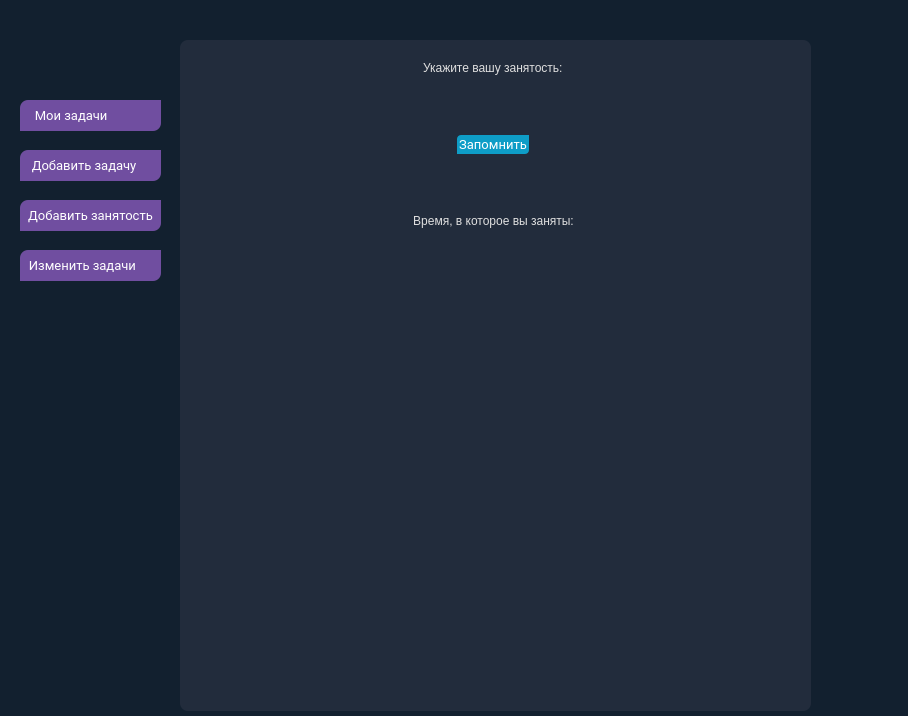
<?xml version="1.0" encoding="UTF-8"?>
<ui version="4.0">
 <class>keknaizer</class>
 <widget class="QWidget" name="keknaizer">
  <property name="geometry">
   <rect>
    <x>0</x>
    <y>0</y>
    <width>908</width>
    <height>716</height>
   </rect>
  </property>
  <property name="windowTitle">
   <string>keknaizer</string>
  </property>
  <property name="styleSheet">
   <string notr="true">QWidget#keknaizer {
background-color:#12202f;
}</string>
  </property>
  <widget class="QStackedWidget" name="stackedWidget">
   <property name="geometry">
    <rect>
     <x>180</x>
     <y>40</y>
     <width>631</width>
     <height>671</height>
    </rect>
   </property>
   <property name="styleSheet">
    <string notr="true">QStackedWidget {
background-color:#222c3c;
border-radius:8px;
}</string>
   </property>
   <property name="currentIndex">
    <number>2</number>
   </property>
   <widget class="QWidget" name="page">
    <widget class="QLabel" name="label_12">
     <property name="geometry">
      <rect>
       <x>180</x>
       <y>400</y>
       <width>149</width>
       <height>17</height>
      </rect>
     </property>
     <property name="sizePolicy">
      <sizepolicy hsizetype="Fixed" vsizetype="Preferred">
       <horstretch>0</horstretch>
       <verstretch>0</verstretch>
      </sizepolicy>
     </property>
     <property name="minimumSize">
      <size>
       <width>70</width>
       <height>0</height>
      </size>
     </property>
     <property name="styleSheet">
      <string notr="true">QLabel {
color: #dfdfdf;
font: 14px &quot;Trebuchet MS&quot;, &quot;Lucida Sans&quot;;
}</string>
     </property>
     <property name="text">
      <string>Ничего не делать</string>
     </property>
    </widget>
    <widget class="QPushButton" name="pushButton_6">
     <property name="geometry">
      <rect>
       <x>410</x>
       <y>360</y>
       <width>151</width>
       <height>31</height>
      </rect>
     </property>
     <property name="styleSheet">
      <string notr="true">QPushButton#pushButton_6{
   padding: 1px 2px; 
    font: normal 13px;
    border: none;
    color: #fff; 
    background-color: #0e9dc7;
    transition:border .25s linear, color .25s linear,background-color .25s linear;
    text-align: center;
    border-bottom-right-radius:4px;
    border-top-left-radius:4px;
    font-family: Roboto,Helvetica Neue Light,Helvetica Neue,Helvetica,Arial,sans-serif;
    }
     
QPushButton#pushButton_6:hover {
    color: #fff; 
    background-color: rgb(15, 179, 227);
    }</string>
     </property>
     <property name="text">
      <string>Добавить новую задачу</string>
     </property>
    </widget>
    <widget class="QProgressBar" name="progressBar">
     <property name="geometry">
      <rect>
       <x>30</x>
       <y>450</y>
       <width>491</width>
       <height>41</height>
      </rect>
     </property>
     <property name="value">
      <number>24</number>
     </property>
    </widget>
    <widget class="QLabel" name="label_11">
     <property name="geometry">
      <rect>
       <x>200</x>
       <y>20</y>
       <width>149</width>
       <height>17</height>
      </rect>
     </property>
     <property name="sizePolicy">
      <sizepolicy hsizetype="Fixed" vsizetype="Preferred">
       <horstretch>0</horstretch>
       <verstretch>0</verstretch>
      </sizepolicy>
     </property>
     <property name="minimumSize">
      <size>
       <width>70</width>
       <height>0</height>
      </size>
     </property>
     <property name="styleSheet">
      <string notr="true">QLabel {
color: #dfdfdf;
font: 16px &quot;Trebuchet MS&quot;, &quot;Lucida Sans&quot;;
}</string>
     </property>
     <property name="text">
      <string>Мои    задачи</string>
     </property>
    </widget>
    <widget class="QCalendarWidget" name="calendarWidget_2">
     <property name="geometry">
      <rect>
       <x>290</x>
       <y>50</y>
       <width>331</width>
       <height>271</height>
      </rect>
     </property>
     <property name="toolTip">
      <string>&lt;html&gt;&lt;head/&gt;&lt;body&gt;&lt;p&gt;&lt;br/&gt;&lt;/p&gt;&lt;/body&gt;&lt;/html&gt;</string>
     </property>
     <property name="styleSheet">
      <string notr="true">
QCalendarWidget QWidget#qt_calendar_navigationbar {
 background-color: qlineargradient(x1:0, y1:0, x2:0, y2:1, stop: 0 #cccccc, stop: 1 #333333);
 }
QCalendarWidget QToolButton {
 height: 30px;
 width: 130px;
 color: white;
 font-size: 14px;
 icon-size: 0.5px, 0.5px;
 background-color: qlineargradient(x1:0, y1:0, x2:0, y2:1, stop: 0 #cccccc, stop: 1 #333333);
 
}
QCalendarWidget QMenu {
 width: 150px;
 left: 20px;
 color: white;
 font-size: 12px;
 background-color: rgb(100, 100, 100);
}
QCalendarWidget QSpinBox { 
 width: 150px; 
 font-size:14px; 
 color: white; 
 background-color: qlineargradient(x1:0, y1:0, x2:0, y2:1, stop: 0 #cccccc, stop: 1 #333333); 
 selection-background-color: rgb(136, 136, 136);
 selection-color: rgb(255, 255, 255);
}
QCalendarWidget QSpinBox::up-button {
 subcontrol-origin: border; 
 subcontrol-position: top right; 
 width:65px;
 }
QCalendarWidget QSpinBox::down-button {
subcontrol-origin: border;
 subcontrol-position: bottom right; 
 width:65px;
}
QCalendarWidget QSpinBox::up-arrow {
  width:10px;
  height:10px;
 }
QCalendarWidget QSpinBox::down-arrow { 
width:56px;
 height:56px; 
}
 

QCalendarWidget QWidget { alternate-background-color: rgb(128, 128, 128); }
 

QCalendarWidget QAbstractItemView:enabled 
{
 font-size:12px;  
 color: rgb(180, 180, 180);  
 background-color: black;  
 selection-background-color: rgb(64, 64, 64); 
 selection-color: rgb(150, 50, 200); 
}
 

QCalendarWidget QAbstractItemView:disabled { color: rgb(64, 64, 64); }</string>
     </property>
    </widget>
    <widget class="QTreeWidget" name="treeWidget">
     <property name="geometry">
      <rect>
       <x>20</x>
       <y>100</y>
       <width>256</width>
       <height>192</height>
      </rect>
     </property>
     <property name="editTriggers">
      <set>QAbstractItemView::DoubleClicked|QAbstractItemView::EditKeyPressed</set>
     </property>
     <property name="autoExpandDelay">
      <number>-1</number>
     </property>
     <property name="indentation">
      <number>20</number>
     </property>
     <property name="uniformRowHeights">
      <bool>false</bool>
     </property>
     <property name="itemsExpandable">
      <bool>true</bool>
     </property>
     <property name="allColumnsShowFocus">
      <bool>false</bool>
     </property>
     <property name="wordWrap">
      <bool>false</bool>
     </property>
     <property name="headerHidden">
      <bool>true</bool>
     </property>
     <property name="expandsOnDoubleClick">
      <bool>true</bool>
     </property>
     <column>
      <property name="text">
       <string notr="true">1</string>
      </property>
     </column>
    </widget>
   </widget>
   <widget class="QWidget" name="page_2">
    <widget class="QLabel" name="label">
     <property name="geometry">
      <rect>
       <x>330</x>
       <y>30</y>
       <width>171</width>
       <height>31</height>
      </rect>
     </property>
     <property name="styleSheet">
      <string notr="true">QLabel {
color: #dfdfdf;
font: 14px &quot;Trebuchet MS&quot;, &quot;Lucida Sans&quot;;
}</string>
     </property>
     <property name="text">
      <string>Выберите срок окончания</string>
     </property>
    </widget>
    <widget class="QLabel" name="label_2">
     <property name="geometry">
      <rect>
       <x>30</x>
       <y>30</y>
       <width>171</width>
       <height>31</height>
      </rect>
     </property>
     <property name="styleSheet">
      <string notr="true">QLabel {
color: #dfdfdf;
font: 14px &quot;Trebuchet MS&quot;, &quot;Lucida Sans&quot;;
}</string>
     </property>
     <property name="text">
      <string>Название задачи:</string>
     </property>
    </widget>
    <widget class="QLabel" name="label_21">
     <property name="geometry">
      <rect>
       <x>30</x>
       <y>110</y>
       <width>171</width>
       <height>31</height>
      </rect>
     </property>
     <property name="styleSheet">
      <string notr="true">QLabel {
color: #dfdfdf;
font: 14px &quot;Trebuchet MS&quot;, &quot;Lucida Sans&quot;;
}</string>
     </property>
     <property name="text">
      <string>Сложность выполнения:</string>
     </property>
    </widget>
    <widget class="QComboBox" name="comboBox_9">
     <property name="geometry">
      <rect>
       <x>30</x>
       <y>150</y>
       <width>151</width>
       <height>31</height>
      </rect>
     </property>
     <property name="styleSheet">
      <string notr="true">ComboBox{
 padding: 1px 2px; 
 font: normal 13px Roboto; 
 color: #fff; 
 background-color: #0e9dc7;
 text-align: right;
 border-radius:3px;
}

 QComboBox:focus{color: #fff; text-align: center;border:1px solid #bfbfbf;background-color: rgb(15, 179, 227);}
 
QComboBox:drop-down{ text-align: center;
background-color:#0e9dc7;}
 
QComboBox::drop-down:hover{ text-align: center;
border-left:1px solid #a9a9a8;
background-color:  rgb(15, 179, 227);
}</string>
     </property>
     <item>
      <property name="text">
       <string>Очень легко</string>
      </property>
     </item>
     <item>
      <property name="text">
       <string>Легко</string>
      </property>
     </item>
     <item>
      <property name="text">
       <string>Нормально</string>
      </property>
     </item>
     <item>
      <property name="text">
       <string>Сложно</string>
      </property>
     </item>
     <item>
      <property name="text">
       <string>Очень сложно</string>
      </property>
     </item>
    </widget>
    <widget class="QLabel" name="label_22">
     <property name="geometry">
      <rect>
       <x>30</x>
       <y>190</y>
       <width>191</width>
       <height>31</height>
      </rect>
     </property>
     <property name="styleSheet">
      <string notr="true">QLabel {
color: #dfdfdf;
font: 14px &quot;Trebuchet MS&quot;, &quot;Lucida Sans&quot;;
}</string>
     </property>
     <property name="text">
      <string>Подробное описание задачи:</string>
     </property>
    </widget>
    <widget class="QCalendarWidget" name="calendarWidget">
     <property name="geometry">
      <rect>
       <x>290</x>
       <y>60</y>
       <width>331</width>
       <height>271</height>
      </rect>
     </property>
     <property name="toolTip">
      <string>&lt;html&gt;&lt;head/&gt;&lt;body&gt;&lt;p&gt;&lt;br/&gt;&lt;/p&gt;&lt;/body&gt;&lt;/html&gt;</string>
     </property>
     <property name="styleSheet">
      <string notr="true">
QCalendarWidget QWidget#qt_calendar_navigationbar {
 background-color: qlineargradient(x1:0, y1:0, x2:0, y2:1, stop: 0 #cccccc, stop: 1 #333333);
 }
QCalendarWidget QToolButton {
 height: 30px;
 width: 130px;
 color: white;
 font-size: 14px;
 icon-size: 0.5px, 0.5px;
 background-color: qlineargradient(x1:0, y1:0, x2:0, y2:1, stop: 0 #cccccc, stop: 1 #333333);
 
}
QCalendarWidget QMenu {
 width: 150px;
 left: 20px;
 color: white;
 font-size: 12px;
 background-color: rgb(100, 100, 100);
}
QCalendarWidget QSpinBox { 
 width: 150px; 
 font-size:14px; 
 color: white; 
 background-color: qlineargradient(x1:0, y1:0, x2:0, y2:1, stop: 0 #cccccc, stop: 1 #333333); 
 selection-background-color: rgb(136, 136, 136);
 selection-color: rgb(255, 255, 255);
}
QCalendarWidget QSpinBox::up-button {
 subcontrol-origin: border; 
 subcontrol-position: top right; 
 width:65px;
 }
QCalendarWidget QSpinBox::down-button {
subcontrol-origin: border;
 subcontrol-position: bottom right; 
 width:65px;
}
QCalendarWidget QSpinBox::up-arrow {
  width:10px;
  height:10px;
 }
QCalendarWidget QSpinBox::down-arrow { 
width:56px;
 height:56px; 
}
 

QCalendarWidget QWidget { alternate-background-color: rgb(128, 128, 128); }
 

QCalendarWidget QAbstractItemView:enabled 
{
 font-size:12px;  
 color: rgb(180, 180, 180);  
 background-color: black;  
 selection-background-color: rgb(64, 64, 64); 
 selection-color: rgb(150, 50, 200); 
}
 

QCalendarWidget QAbstractItemView:disabled { color: rgb(64, 64, 64); }</string>
     </property>
     <property name="verticalHeaderFormat">
      <enum>QCalendarWidget::ISOWeekNumbers</enum>
     </property>
    </widget>
    <widget class="QPushButton" name="pushButton_8">
     <property name="geometry">
      <rect>
       <x>100</x>
       <y>380</y>
       <width>111</width>
       <height>31</height>
      </rect>
     </property>
     <property name="styleSheet">
      <string notr="true">QPushButton#pushButton_8{
   padding: 1px 2px; 
    font: normal 13px Roboto; 
    border: none;
    color: #fff; 
    background-color: #0e9dc7;
    transition:border .25s linear, color .25s linear,background-color .25s linear;
    text-align: center;
    border-bottom-right-radius:4px;
    border-top-left-radius:4px;
    font-family: Roboto,Helvetica Neue Light,Helvetica Neue,Helvetica,Arial,sans-serif;
    }
     
QPushButton#pushButton_8:hover {
    color: #fff; 
    background-color: rgb(15, 179, 227);
    }</string>
     </property>
     <property name="text">
      <string>Добавить задачу</string>
     </property>
    </widget>
    <widget class="QPushButton" name="pushButton_9">
     <property name="geometry">
      <rect>
       <x>410</x>
       <y>380</y>
       <width>101</width>
       <height>31</height>
      </rect>
     </property>
     <property name="styleSheet">
      <string notr="true">QPushButton#pushButton_9{
   padding: 1px 2px; 
    font: normal 13px Roboto; 
    border: none;
    color: #fff; 
    background-color: #0e9dc7;
    transition:border .25s linear, color .25s linear,background-color .25s linear;
    text-align: center;
    border-bottom-right-radius:4px;
    border-top-left-radius:4px;
    font-family: Roboto,Helvetica Neue Light,Helvetica Neue,Helvetica,Arial,sans-serif;
    }
     
QPushButton#pushButton_9:hover {
    color: #fff; 
    background-color: rgb(15, 179, 227);
    }</string>
     </property>
     <property name="text">
      <string>На главную</string>
     </property>
    </widget>
    <widget class="QPlainTextEdit" name="plainTextEdit_3">
     <property name="geometry">
      <rect>
       <x>30</x>
       <y>220</y>
       <width>251</width>
       <height>111</height>
      </rect>
     </property>
     <property name="styleSheet">
      <string notr="true">QPlainTextEdit {
 border-radius:8px;


}</string>
     </property>
    </widget>
    <widget class="QPlainTextEdit" name="plainTextEdit_4">
     <property name="geometry">
      <rect>
       <x>30</x>
       <y>60</y>
       <width>171</width>
       <height>31</height>
      </rect>
     </property>
    </widget>
   </widget>
   <widget class="QWidget" name="page_3">
    <widget class="QWidget" name="layoutWidget">
     <property name="geometry">
      <rect>
       <x>110</x>
       <y>10</y>
       <width>418</width>
       <height>181</height>
      </rect>
     </property>
     <layout class="QVBoxLayout" name="verticalLayout_3" stretch="0,0,0,0,0">
      <property name="leftMargin">
       <number>0</number>
      </property>
      <property name="bottomMargin">
       <number>3</number>
      </property>
      <item alignment="Qt::AlignHCenter">
       <widget class="QLabel" name="label_13">
        <property name="sizePolicy">
         <sizepolicy hsizetype="Fixed" vsizetype="Preferred">
          <horstretch>0</horstretch>
          <verstretch>0</verstretch>
         </sizepolicy>
        </property>
        <property name="minimumSize">
         <size>
          <width>70</width>
          <height>0</height>
         </size>
        </property>
        <property name="styleSheet">
         <string notr="true">QLabel {
color: #dfdfdf;
font: 16px &quot;Trebuchet MS&quot;, &quot;Lucida Sans&quot;;
}</string>
        </property>
        <property name="text">
         <string>Укажите вашу занятость:</string>
        </property>
       </widget>
      </item>
      <item>
       <spacer name="verticalSpacer_9">
        <property name="orientation">
         <enum>Qt::Vertical</enum>
        </property>
        <property name="sizeHint" stdset="0">
         <size>
          <width>20</width>
          <height>17</height>
         </size>
        </property>
       </spacer>
      </item>
      <item alignment="Qt::AlignHCenter">
       <widget class="QPushButton" name="pushButton_7">
        <property name="sizePolicy">
         <sizepolicy hsizetype="Fixed" vsizetype="Fixed">
          <horstretch>0</horstretch>
          <verstretch>0</verstretch>
         </sizepolicy>
        </property>
        <property name="minimumSize">
         <size>
          <width>50</width>
          <height>0</height>
         </size>
        </property>
        <property name="styleSheet">
         <string notr="true">QPushButton#pushButton_7{
   padding: 1px 2px; 
    font: normal 13px Roboto; 
    border: none;
    color: #fff; 
    background-color: #0e9dc7;
    transition:border .25s linear, color .25s linear,background-color .25s linear;
    text-align: center;
    border-bottom-right-radius:4px;
    border-top-left-radius:4px;
    font-family: Roboto,Helvetica Neue Light,Helvetica Neue,Helvetica,Arial,sans-serif;
    }
     
QPushButton#pushButton_7:hover {
    color: #fff; 
    background-color: rgb(15, 179, 227);
    }</string>
        </property>
        <property name="text">
         <string>Запомнить</string>
        </property>
       </widget>
      </item>
      <item>
       <spacer name="verticalSpacer_13">
        <property name="orientation">
         <enum>Qt::Vertical</enum>
        </property>
        <property name="sizeHint" stdset="0">
         <size>
          <width>20</width>
          <height>17</height>
         </size>
        </property>
       </spacer>
      </item>
      <item>
       <widget class="QLabel" name="label_20">
        <property name="styleSheet">
         <string notr="true">QLabel {
color: #dfdfdf;
font: 14px &quot;Trebuchet MS&quot;, &quot;Lucida Sans&quot;;
}</string>
        </property>
        <property name="text">
         <string>Время, в которое вы заняты:</string>
        </property>
        <property name="alignment">
         <set>Qt::AlignCenter</set>
        </property>
       </widget>
      </item>
     </layout>
    </widget>
    <widget class="Time" name="widget" native="true">
     <property name="geometry">
      <rect>
       <x>40</x>
       <y>210</y>
       <width>561</width>
       <height>211</height>
      </rect>
     </property>
     <property name="styleSheet">
      <string notr="true">QWidget#widget {
color: rgb(31, 122, 104);
} </string>
     </property>
    </widget>
   </widget>
   <widget class="QWidget" name="page_4"/>
  </widget>
  <widget class="QPushButton" name="pushButton_2">
   <property name="geometry">
    <rect>
     <x>20</x>
     <y>100</y>
     <width>141</width>
     <height>31</height>
    </rect>
   </property>
   <property name="styleSheet">
    <string notr="true">QPushButton#pushButton_2 {
   padding: 1px 2px; 
    font: normal 13px Roboto; 
    border: none;
    color: #fff; 
    background-color: #704ea0;
    transition:border .25s linear, color .25s linear,background-color .25s linear;
    text-align: center;
    border-bottom-right-radius:8px;
    border-top-left-radius:8px;
    font-family: Roboto,Helvetica Neue Light,Helvetica Neue,Helvetica,Arial,sans-serif;
    }
     
QPushButton#pushButton_2:hover {
    color: #fff; 
    background-color: #967cb9;
    }</string>
   </property>
   <property name="text">
    <string>Мои задачи            </string>
   </property>
  </widget>
  <widget class="QPushButton" name="pushButton_3">
   <property name="geometry">
    <rect>
     <x>20</x>
     <y>150</y>
     <width>141</width>
     <height>31</height>
    </rect>
   </property>
   <property name="styleSheet">
    <string notr="true">QPushButton#pushButton_3 {
   padding: 1px 2px; 
    font: normal 13px Roboto; 
    border: none;
    color: #fff; 
    background-color: #704ea0;
    transition:border .25s linear, color .25s linear,background-color .25s linear;
    text-align: center;
    border-bottom-right-radius:8px;
    border-top-left-radius:8px; 
    font-family: Roboto,Helvetica Neue Light,Helvetica Neue,Helvetica,Arial,sans-serif;
    }
     
QPushButton#pushButton_3:hover {
    color: #fff; 
    background-color: #967cb9;
    }</string>
   </property>
   <property name="text">
    <string>Добавить задачу    </string>
   </property>
  </widget>
  <widget class="QPushButton" name="pushButton_4">
   <property name="geometry">
    <rect>
     <x>20</x>
     <y>200</y>
     <width>141</width>
     <height>31</height>
    </rect>
   </property>
   <property name="styleSheet">
    <string notr="true">QPushButton#pushButton_4{
   padding: 1px 2px; 
    font: normal 13px Roboto; 
    border: none;
    color: #fff; 
    background-color: #704ea0;
    transition:border .25s linear, color .25s linear,background-color .25s linear;
    text-align: center;
    border-bottom-right-radius:8px;
    border-top-left-radius:8px;
    font-family: Roboto,Helvetica Neue Light,Helvetica Neue,Helvetica,Arial,sans-serif;
    }
     
QPushButton#pushButton_4:hover {
    color: #fff; 
    background-color: #967cb9;
    }</string>
   </property>
   <property name="text">
    <string>Добавить занятость</string>
   </property>
  </widget>
  <widget class="QPushButton" name="pushButton_5">
   <property name="geometry">
    <rect>
     <x>20</x>
     <y>250</y>
     <width>141</width>
     <height>31</height>
    </rect>
   </property>
   <property name="styleSheet">
    <string notr="true">QPushButton#pushButton_5{
   padding: 1px 2px; 
    font: normal 13px Roboto; 
    border: none;
    color: #fff; 
    background-color: #704ea0;
    transition:border .25s linear, color .25s linear,background-color .25s linear;
    text-align: center;
    border-bottom-right-radius:8px;
    border-top-left-radius:8px;
    font-family: Roboto,Helvetica Neue Light,Helvetica Neue,Helvetica,Arial,sans-serif;
    }
     
QPushButton#pushButton_5:hover {
    color: #fff; 
    background-color: #967cb9;
    }</string>
   </property>
   <property name="text">
    <string>Изменить задачи     </string>
   </property>
  </widget>
 </widget>
 <layoutdefault spacing="6" margin="11"/>
 <customwidgets>
  <customwidget>
   <class>Time</class>
   <extends>QWidget</extends>
   <header>time.h</header>
   <container>1</container>
  </customwidget>
 </customwidgets>
 <resources/>
 <connections>
  <connection>
   <sender>pushButton_8</sender>
   <signal>clicked()</signal>
   <receiver>keknaizer</receiver>
   <slot>on_problems_add()</slot>
   <hints>
    <hint type="sourcelabel">
     <x>278</x>
     <y>402</y>
    </hint>
    <hint type="destinationlabel">
     <x>115</x>
     <y>424</y>
    </hint>
   </hints>
  </connection>
  <connection>
   <sender>calendarWidget_2</sender>
   <signal>clicked(QDate)</signal>
   <receiver>keknaizer</receiver>
   <slot>on_bd_task(QDate)</slot>
   <hints>
    <hint type="sourcelabel">
     <x>644</x>
     <y>233</y>
    </hint>
    <hint type="destinationlabel">
     <x>109</x>
     <y>394</y>
    </hint>
   </hints>
  </connection>
  <connection>
   <sender>pushButton_2</sender>
   <signal>clicked()</signal>
   <receiver>keknaizer</receiver>
   <slot>on_my_tasks_tap()</slot>
   <hints>
    <hint type="sourcelabel">
     <x>97</x>
     <y>122</y>
    </hint>
    <hint type="destinationlabel">
     <x>103</x>
     <y>513</y>
    </hint>
   </hints>
  </connection>
  <connection>
   <sender>pushButton_7</sender>
   <signal>clicked()</signal>
   <receiver>keknaizer</receiver>
   <slot>free_time()</slot>
   <hints>
    <hint type="sourcelabel">
     <x>485</x>
     <y>316</y>
    </hint>
    <hint type="destinationlabel">
     <x>131</x>
     <y>513</y>
    </hint>
   </hints>
  </connection>
 </connections>
 <slots>
  <slot>qBox1(int)</slot>
  <slot>qBox2(int)</slot>
  <slot>qBox3(int)</slot>
  <slot>qBox4(int)</slot>
  <slot>free_time()</slot>
  <slot>on_problems_add()</slot>
  <slot>on_bd_task(QDate)</slot>
  <slot>on_my_tasks_tap()</slot>
 </slots>
</ui>
